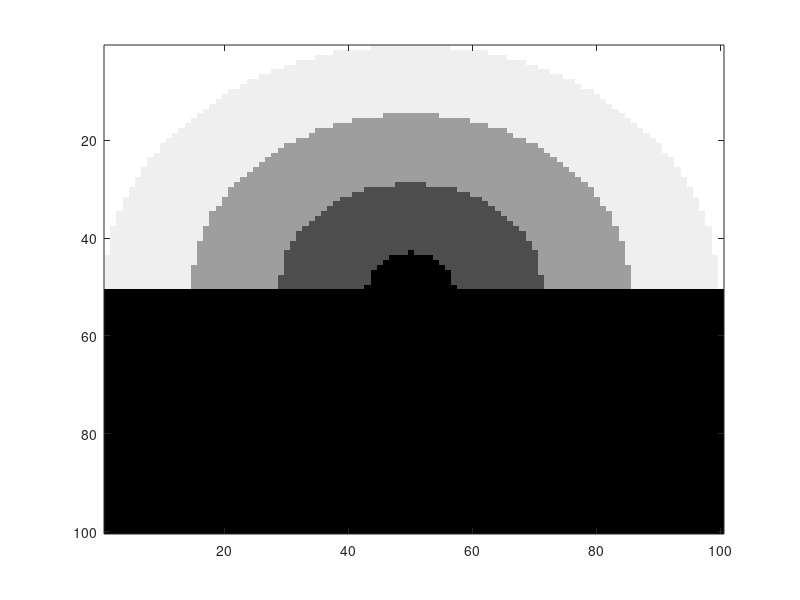
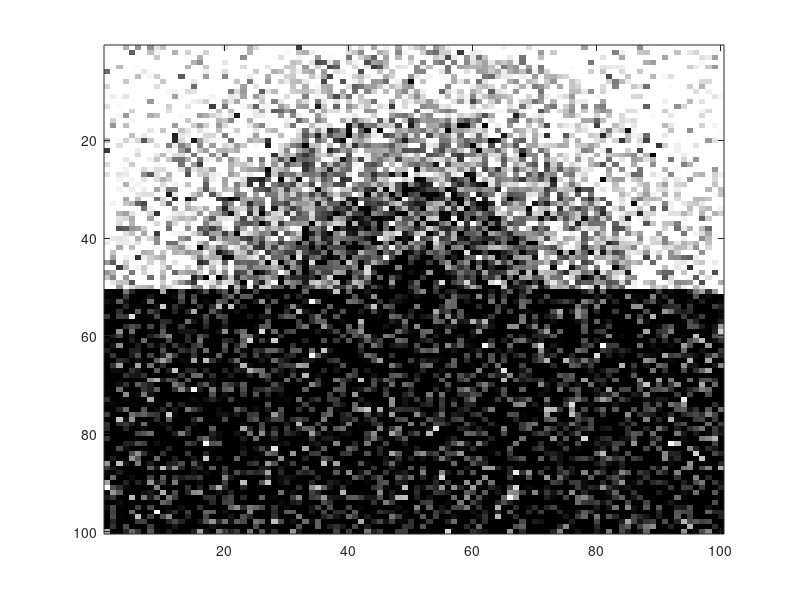

These figures' MATLAB source, in order: (Note: this script raises an error after producing the figures.)
arity = 5;
imgdim = 100;
%% generate images
cleanimg = zeros(imgdim,imgdim);
maxd = [imgdim,imgdim]/2;
maxd = sqrt(sum(maxd.*maxd));
for i = 1:(imgdim/2)
    for j = 1:imgdim
        d = [i,j] - ([imgdim,imgdim]/2);
        d = sqrt(sum(d.*d));
        cleanimg(i,j) = round(d / maxd * arity);
    end
end
cleanimg(cleanimg >= arity) = arity - 1;

% make noisy image
noisyimg = cleanimg + randn(imgdim);
%% display images
figure;
image(cleanimg / arity * 100);
colormap('gray');
figure;
image(noisyimg / arity * 100);
colormap('gray');
%% generate vertex data
vdata = {};
for i = 1:imgdim
    for j = 1:imgdim
        vtx.belief = ones(1,arity);
        vtx.unary = pdf('norm',0:(arity-1), noisyimg(i,j), 1);
        vtx.unary = vtx.unary ./ sum(vtx.unary);
        vdata{(i-1)*100+j} = vtx;
    end
end

%% generate ising edgedata
edge.binary = zeros(arity);
for i = 1:arity
    for j = 1:arity
        edge.binary(i,j) = exp(-3 * abs(i-j));
    end
end
edge.msg = ones(1,5);
edata = {edge};
%% generate adjacency matrix
adj =sparse(length(vdata),length(vdata));
for xi = 1:imgdim
    for xj = 1:imgdim
        if (xi - 1 >= 1) 
            adj((xi-1)*100+xj, (xi-2)*100+xj) = 1;
        end
        if (xi + 1 <= imgdim) 
            adj((xi-1)*100+xj, (xi)*100+xj) = 1;
        end
        if (xj - 1 >= 1) 
            adj((xi-1)*100+xj, (xi-1)*100+xj-1) = 1;
        end
        if (xj + 1 <= imgdim) 
            adj((xi-1)*100+xj, (xi-1)*100+xj+1) = 1;
        end
    end
end
%% compile update function
% you need to set the graphlab directory
compile_update_function({'bp_update'}, vdata{1},edata{1}, [getenv('HOME') '/graphlabapi/graphlabapi/release/src/graphlab'], 'bp', 'bp');
%% set options
options.initial_schedule(1).update_function = 'bp_update';
options.initial_schedule(1).vertices=uint32(1:(imgdim * imgdim));
options.initial_schedule(1).priorities=ones(size(options.sched.vertices));
options.scheduler = 'sweep';
options.ncpus = 4;
options.scope = 'edge';
%% cd in the BP directory and call
cd bp
[v2,adj2,e2] = bp(vdata,adj,edata, options);
cd ..
%% display output

outputimg = zeros(imgdim);
for i = 1:imgdim
    for j = 1:imgdim
        [c,idx] = max(v2{(i-1)*100+j}.belief);
        outputimg(i,j) = idx;
    end
end
figure;
imagesc(outputimg);
colormap('gray');
